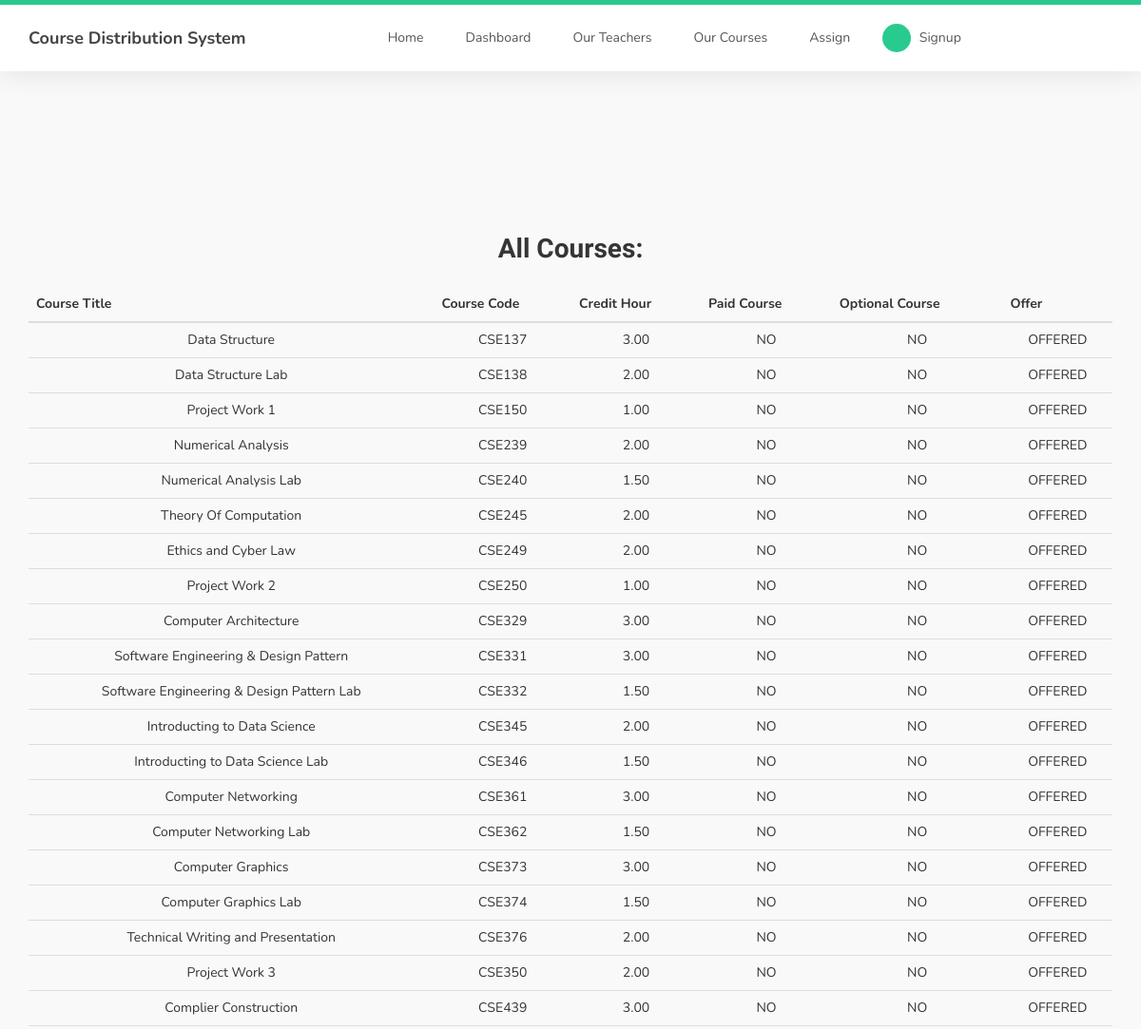
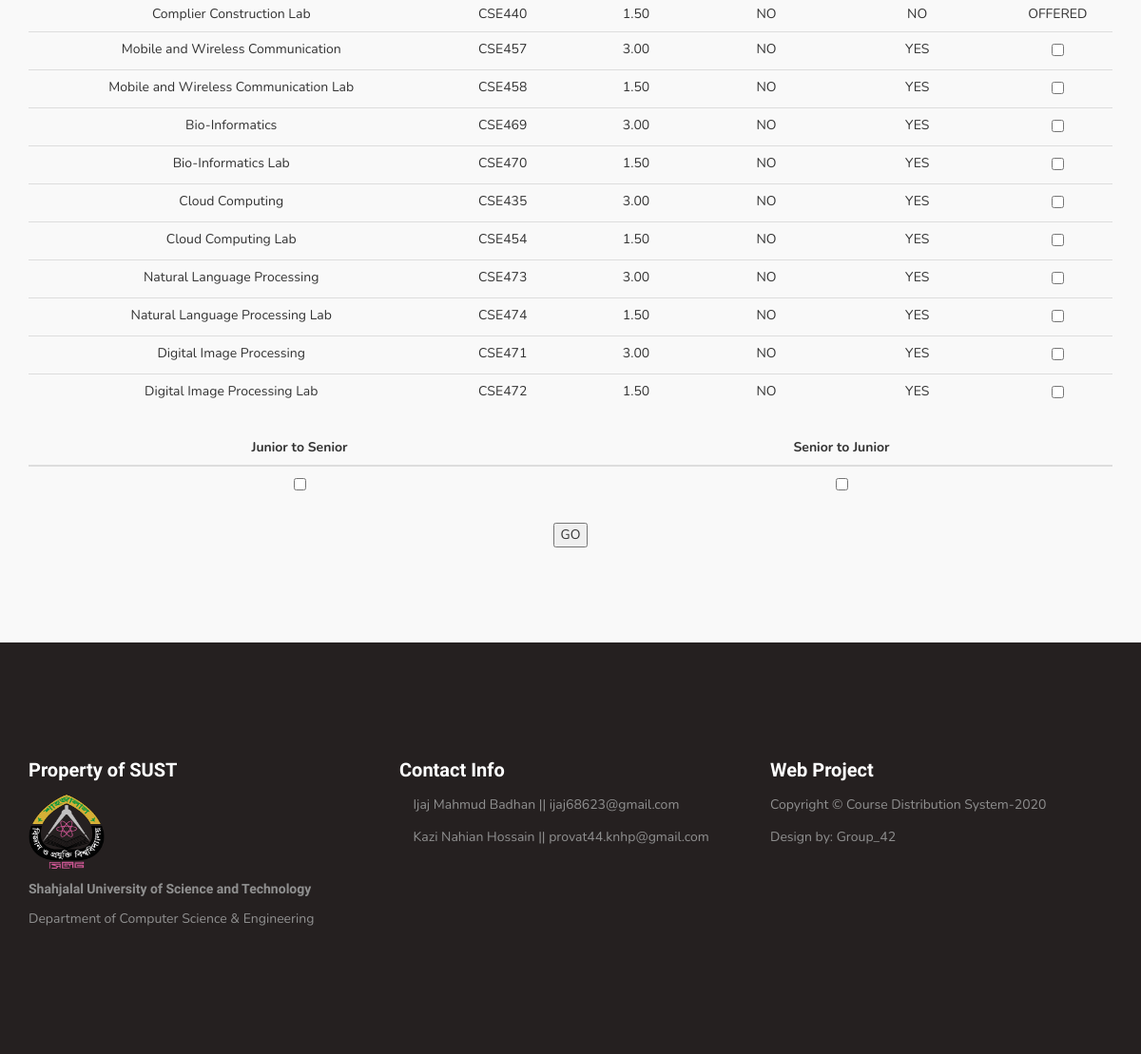
Screenshot of /even/ with the database file from the repository (2 pictures, top to bottom).
### courseDist/models.py (models this page shows, shortened)
class Course(models.Model):
	title = models.CharField(max_length=100)
	code = models.CharField(max_length=10,primary_key=True)
	credit_hour = models.DecimalField(decimal_places=2,max_digits=3)
	ispaid = models.BooleanField()
	isoptional = models.BooleanField()
	year = models.PositiveIntegerField(default=1)
	semester = models.PositiveIntegerField(default=1)
	isSessional = models.BooleanField(default=False)
	isOffered = models.BooleanField(default=True)

### courseDist/views.py (the view, shortened to what this page needs)
# urls.py: path('even/',views.even,name="even"),
def even(request):
	courses = Course.objects.all()
	teachers = Teacher.objects.all()
	tl = [t for t in teachers if t.isActive]
	cl = [c for c in courses if c.semester==2]
	def f(c):
		return 10*c.year+c.semester
	cl.sort(key=f)
	context = {
		'courses' : cl
	}
	return render(request,'courseDist/even.html',context)

### courseDist/templates/courseDist/even.html (shortened to what this page needs)
{% extends "courseDist/base.html" %}
{% block content %}
	<section id="team">
		<div class="alert alert-{{ message.tags }}">
		</div>
		<div class="container">
		    <div class="row">
			<div class="col-md-12 col-sm-12">
				<h2>All Courses:</h2>
			    	<form method="POST">
					<table class="table">
						<thead class="thead-dark">
							<tr>
								<th>Course Title</th>
								<th>Course Code</th>
								<th>Credit Hour</th>
								<th>Paid Course</th>
								<th>Optional Course</th>
								<th>Offer</th>
							</tr>
							{% for course in courses %}
							<tr>
								<td>{{ course.title }}</td>
								<td>{{ course.code }}</td>
								<td>{{ course.credit_hour }}</td>
								{% if course.ispaid %}
									<td>YES</td>
								{% else %}
									<td>NO</td>
								{% endif %}
								{% if course.isoptional %}
									<td>YES</td>
								{% else %}
									<td>NO</td>
								{% endif %}
								{% if course.isoptional %}
									<td><input type="checkbox" name="{{course.code}}"></td>
								{% else %}
									<td>OFFERED</td>
								{% endif %}
							</tr>
							{% endfor %}
					</table>
					<table class="table">
						<thead class="thead-dark">
							<tr>
								<th scope="col"><center>Junior to Senior</center></th>
								<th scope="col"><center>Senior to Junior</center></th>
							</tr>
							<tr>
								<td><input type="checkbox" name="jun_to_sen"></td>
								<td><input type="checkbox" name="sen_to_jun"></td>
							</tr>
					</table>
					<input  type="submit"  value='GO'>
				</form>
			</div>
		    </div>
		</div>
	</section>
{% endblock content%}

### rows the page displays
Course: title "Data Structure", code "CSE137", credit_hour "3.00", ispaid "NO", isoptional "NO"
Course: title "Data Structure Lab", code "CSE138", credit_hour "2.00", ispaid "NO", isoptional "NO"
Course: title "Project Work 1", code "CSE150", credit_hour "1.00", ispaid "NO", isoptional "NO"
Course: title "Numerical Analysis", code "CSE239", credit_hour "2.00", ispaid "NO", isoptional "NO"
Course: title "Numerical Analysis Lab", code "CSE240", credit_hour "1.50", ispaid "NO", isoptional "NO"
Course: title "Theory Of Computation", code "CSE245", credit_hour "2.00", ispaid "NO", isoptional "NO"
Course: title "Ethics and Cyber Law", code "CSE249", credit_hour "2.00", ispaid "NO", isoptional "NO"
Course: title "Project Work 2", code "CSE250", credit_hour "1.00", ispaid "NO", isoptional "NO"
Course: title "Computer Architecture", code "CSE329", credit_hour "3.00", ispaid "NO", isoptional "NO"
Course: title "Software Engineering & Design Pattern", code "CSE331", credit_hour "3.00", ispaid "NO", isoptional "NO"
Course: title "Software Engineering & Design Pattern Lab", code "CSE332", credit_hour "1.50", ispaid "NO", isoptional "NO"
Course: title "Introducting to Data Science", code "CSE345", credit_hour "2.00", ispaid "NO", isoptional "NO"
Course: title "Introducting to Data Science Lab", code "CSE346", credit_hour "1.50", ispaid "NO", isoptional "NO"
Course: title "Computer Networking", code "CSE361", credit_hour "3.00", ispaid "NO", isoptional "NO"
Course: title "Computer Networking Lab", code "CSE362", credit_hour "1.50", ispaid "NO", isoptional "NO"
Course: title "Computer Graphics", code "CSE373", credit_hour "3.00", ispaid "NO", isoptional "NO"
Course: title "Computer Graphics Lab", code "CSE374", credit_hour "1.50", ispaid "NO", isoptional "NO"
Course: title "Technical Writing and Presentation", code "CSE376", credit_hour "2.00", ispaid "NO", isoptional "NO"
Course: title "Project Work 3", code "CSE350", credit_hour "2.00", ispaid "NO", isoptional "NO"
Course: title "Complier Construction", code "CSE439", credit_hour "3.00", ispaid "NO", isoptional "NO"
Course: title "Complier Construction Lab", code "CSE440", credit_hour "1.50", ispaid "NO", isoptional "NO"
Course: title "Mobile and Wireless Communication", code "CSE457", credit_hour "3.00", ispaid "NO", isoptional "YES"
Course: title "Mobile and Wireless Communication Lab", code "CSE458", credit_hour "1.50", ispaid "NO", isoptional "YES"
Course: title "Bio-Informatics", code "CSE469", credit_hour "3.00", ispaid "NO", isoptional "YES"
Course: title "Bio-Informatics Lab", code "CSE470", credit_hour "1.50", ispaid "NO", isoptional "YES"
Course: title "Cloud Computing", code "CSE435", credit_hour "3.00", ispaid "NO", isoptional "YES"
Course: title "Cloud Computing Lab", code "CSE454", credit_hour "1.50", ispaid "NO", isoptional "YES"
Course: title "Natural Language Processing", code "CSE473", credit_hour "3.00", ispaid "NO", isoptional "YES"
Course: title "Natural Language Processing Lab", code "CSE474", credit_hour "1.50", ispaid "NO", isoptional "YES"
Course: title "Digital Image Processing", code "CSE471", credit_hour "3.00", ispaid "NO", isoptional "YES"
Course: title "Digital Image Processing Lab", code "CSE472", credit_hour "1.50", ispaid "NO", isoptional "YES"
